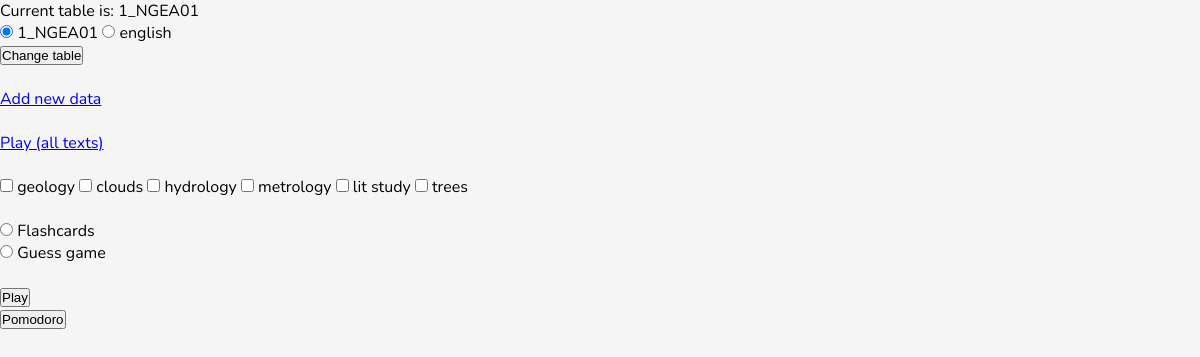
Before: / with the older database file.
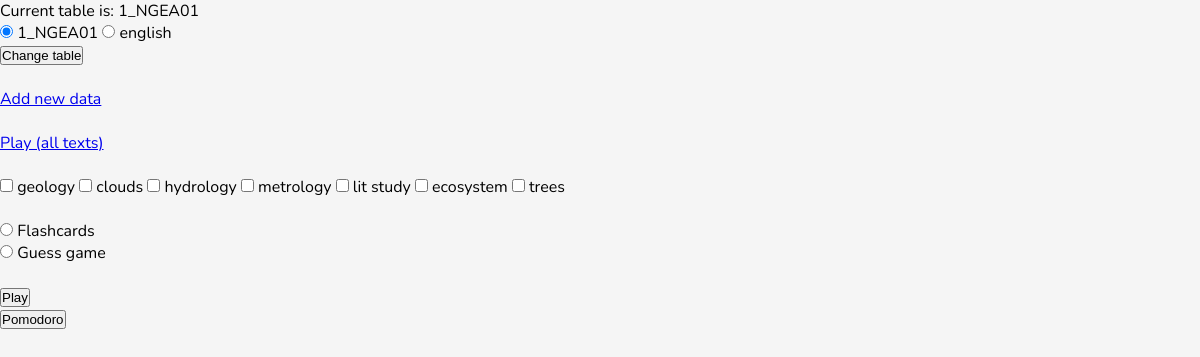
After: the same page with the newer database file.
### tables this page shows
CREATE TABLE "1_NGEA01" (
	"id"	INTEGER,
	"text1"	TEXT,
	"text2"	TEXT,
	"category"	TEXT,
	PRIMARY KEY("id" AUTOINCREMENT)
);

### app.py (the view)
@app.route("/", methods=['get', 'post'])
def index():
    table_select = request.form.get('table_select')
    if table_select and table_select not in ['Flashcards', 'Guess game']:
        db_hand.set_current_table(table_select)
        config_hand.set_last_opened_table(table_select)
    cats = db_hand.get_all_categories()
    tables = db_hand.get_tables()
    last_table = config_hand.get_last_opened_table()
    return render_template("index.html", categories=cats, tables=tables, last_table=last_table)

### app.py (called while the page is built)
@app.teardown_appcontext
def close_connection(exception):
    db = getattr(g, '_database', None)
    if db is not None:
        db.close()

### config_handler.py (called while the page is built)
    def get_last_opened_table(self):
        return config.get('DATABASE', 'last_opened_table')

### db_handler.py (called while the page is built)
    def get_all_categories(self):
        self.cursor.execute(f'SELECT {category_string} FROM "{self.current_table}"')
        data = self.cursor.fetchall()
        return (e[0] for e in set(data))

    def get_tables(self):
        ex = '''SELECT name FROM sqlite_master WHERE type="table"'''
        self.cursor.execute(ex)
        return [t[0] for t in self.cursor.fetchall() if not 'sqlite' in t[0]]

### templates/index.html (shortened to what this page needs)
<!DOCTYPE html>
<html>
    <head>
        <link rel="stylesheet" href="https://cdnjs.cloudflare.com/ajax/libs/font-awesome/6.1.1/css/all.min.css">
        <link rel="stylesheet" href="{{ url_for('static', filename='style.css') }}">
        <p>Current table is: {{ last_table }}</p>
        <form action="/" method="post">
            {% for table in tables %}
                {% if table == last_table %}
                    <input type="radio" name="table_select" value="{{ table }}" checked>
                {% else %}
                    <input type="radio" name="table_select" value="{{ table }}">
                {%  endif %}
            <label for="{{ table }}">{{ table }}</label>
            {% endfor %}
            <br>
            <input type="submit" value="Change table">
        </form>
        <br>
    </head>
    <body>
        <a href="{{ url_for('add_data')}}">Add new data</a>
        <br><br>
        <a href="{{ url_for('play_all')}}">Play (all texts)</a>
        <br><br>
        <form action="/play_category" method="post">
            {% for cat in categories %}
            <input type="checkbox", name="{{ cat }}">
            <label for="{{ cat }}">{{ cat }}</label>
            {% endfor %}
            <br><br>
            <input type="radio" name="table_select" value="Flashcards">
            <label for="Flashcards">Flashcards</label>
            <br>
            <input type="radio" name="table_select" value="Guess game">
            <label for="Guess game">Guess game</label>
            <br><br>
            <input type="submit" value="Play">
        </form>
        <form action="/pomodoro">
            <input type="submit" value="Pomodoro">
        </form>
    </body>
</html>

### static/style.css (style rules this page uses)
* { padding: 0; margin: 0; box-sizing: border-box; }
body { font-family: 'Nunito', sans-serif; font-size: 1rem; background-color: whitesmoke; }

Changed rows visible on the page:
added 1_NGEA01: category "ecosystem"
